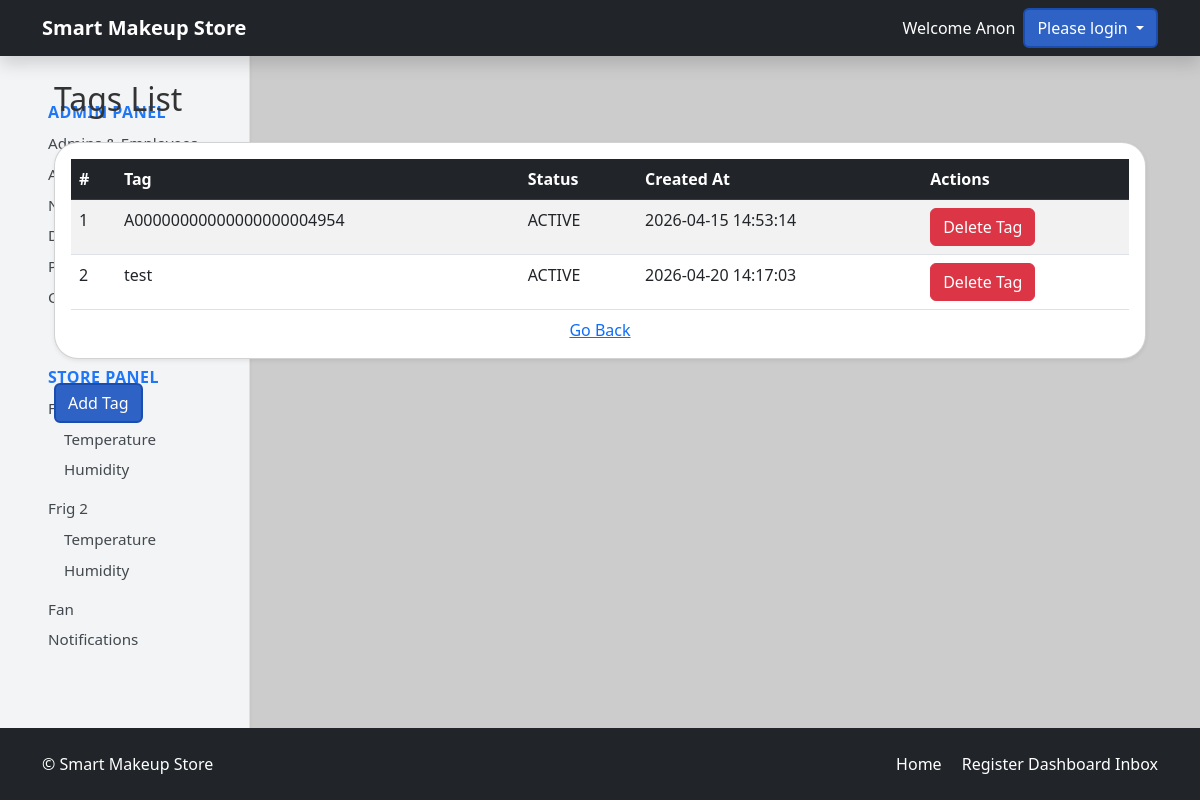
The page /admin-dashboard/products/1/Tags on the database as committed earlier.
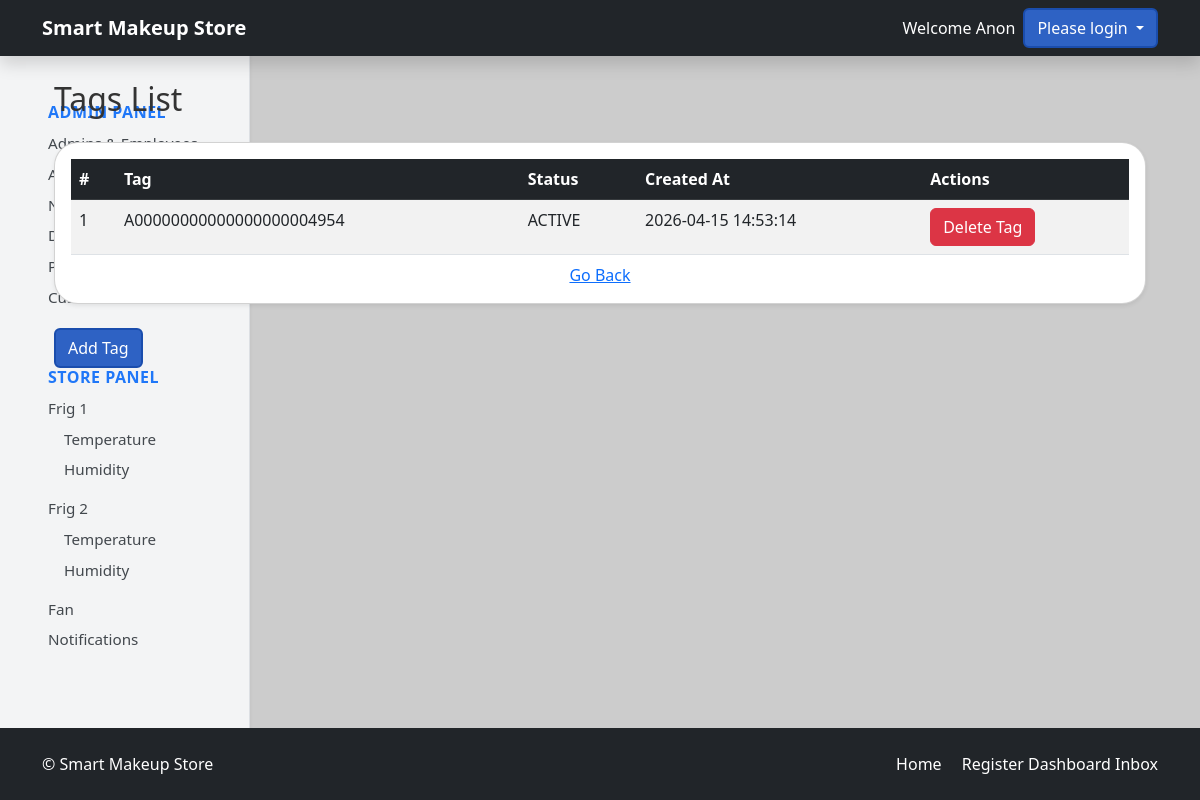
The same page on the database as committed later.
### tables this page shows
CREATE TABLE product_rfid (
            rfid_id INTEGER PRIMARY KEY AUTOINCREMENT,
            product_id INTEGER NOT NULL,
            rfid_tag TEXT UNIQUE NOT NULL,
            rfid_status TEXT DEFAULT 'ACTIVE',
            rfid_created_at TIMESTAMP DEFAULT CURRENT_TIMESTAMP,
            FOREIGN KEY(product_id) REFERENCES products(product_id)
        );

### routes/store.py (the view)
@app.route('/admin-dashboard/products/<int:product_id>/Tags')
def TagsList(product_id):
    storeDb = db.getDB()
    tags = storeDb.execute(
        '''SELECT * from product_rfid where product_id = ?;
'''
    ,(product_id,)).fetchall()
    return render_template('TagsList.html', tags=tags,product_id=product_id)

### models/database.py (called while the page is built)
def getDB():
    conn = sqlite3.connect('store.db', check_same_thread=False)
    conn.row_factory = sqlite3.Row
    return conn

### templates/TagsList.html
{% extends "base.html" %} {% block content %}
<div class="container my-4">
  <h2 class="mb-4">Tags List</h2>
  {% include "adminSidebar.html" with context %} {% if tags|length == 0 %}
  <div class="alert alert-warning">No users found yet.</div>
  {% else %}
  <div class="card shadow-sm">
    <div class="card-body p-3">
      <table class="table table-striped table-hover mb-0">
        <thead class="table-dark">
          <tr>
            <th>#</th>
            <th>Tag</th>
            <th>Status</th>
            <th>Created At</th>
            <th>Actions</th>
          </tr>
        </thead>
        <tbody>
          {% for tag in tags %}
          <tr>
            <td>{{ loop.index }}</td>
            <td>{{ tag.rfid_tag }}</td>
            <td>{{ tag.rfid_status }}</td>
            <td>{{ tag.rfid_created_at }}</td>
            <td>
              <a
                href="{{ url_for('store.removeRFID', rfid_id=tag.rfid_id) }}"
                class="btn btn-danger"
                >Delete Tag</a>
            </td>
          </tr>
          {% endfor %}
        </tbody>
      </table>
                          <div class="text-center mt-2">
        <a href="{{ url_for('store.productsList') }}">Go Back</a>
      </div>
    </div>
  </div>
  {% endif %}
  <div class="mt-4">
    <a
      href="{{ url_for('store.tagCreate' , product_id=product_id) }}"
      class="btn btn-primary"
      >Add Tag</a
    >
  </div>
</div>
{% endblock %}

Rows that differ between the two databases and show on the page:
removed product_rfid: rfid_tag "test", rfid_status "ACTIVE", rfid_created_at "2026-04-20 14:17:03"
